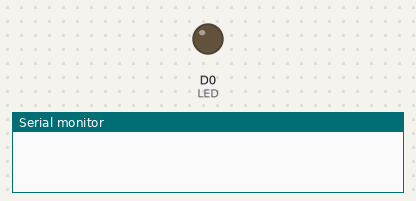
Recording of a sketch running on a simulated ESP8266 (NodeMCU). Shown: output pins drawn as LEDs (lit = HIGH), the last lines printed to the serial monitor. Dashed ring = blinking.

Above: at 1.0 s.
At 2.5 s:
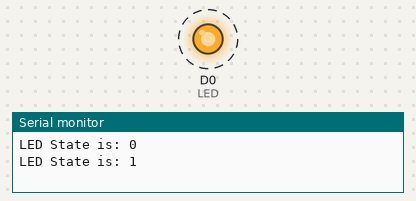
Timing chart, 0 to 4.6 s (numbered marks = the images above):
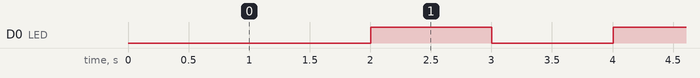

Measured:
- by itself, D0 (LED): alternates HIGH for 1.0 s and LOW for 1.0 s

The sketch:

Debug.ino
```cpp
#define LED D0
#define BLINK_PERIOD 1000

long lastMillis = 0;
long currentMillis = 0;
boolean ledState = true;

void setup() {
  pinMode(LED, OUTPUT);
  Serial.begin(115200);
}

void loop() {
  currentMillis = millis();

  if( (currentMillis - lastMillis) > BLINK_PERIOD) {
    lastMillis = currentMillis;
    ledState = !ledState;
    digitalWrite(LED, ledState);
    Serial.print("LED State is: ");
    Serial.println(ledState);
  }
}
```
